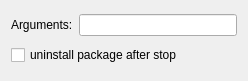
<?xml version="1.0" encoding="UTF-8"?>
<ui version="4.0">
 <class>WinRt::Internal::WinRtRunConfigurationWidget</class>
 <widget class="QWidget" name="WinRt::Internal::WinRtRunConfigurationWidget">
  <property name="geometry">
   <rect>
    <x>0</x>
    <y>0</y>
    <width>248</width>
    <height>81</height>
   </rect>
  </property>
  <layout class="QVBoxLayout" name="verticalLayout">
   <item>
    <layout class="QHBoxLayout" name="horizontalLayout">
     <item>
      <widget class="QLabel" name="argumentsLabel">
       <property name="text">
        <string>Arguments:</string>
       </property>
      </widget>
     </item>
     <item>
      <widget class="QLineEdit" name="arguments"/>
     </item>
    </layout>
   </item>
   <item>
    <widget class="QCheckBox" name="uninstallAfterStop">
     <property name="text">
      <string>uninstall package after stop</string>
     </property>
    </widget>
   </item>
  </layout>
 </widget>
 <resources/>
 <connections/>
</ui>
